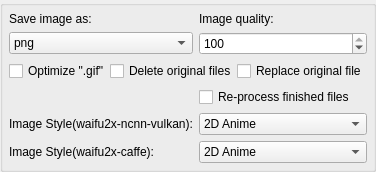
                <widget class="QGroupBox" name="groupBox_2">
                 <property name="sizePolicy">
                  <sizepolicy hsizetype="Preferred" vsizetype="Preferred">
                   <horstretch>0</horstretch>
                   <verstretch>0</verstretch>
                  </sizepolicy>
                 </property>
                 <property name="maximumSize">
                  <size>
                   <width>16777215</width>
                   <height>16777215</height>
                  </size>
                 </property>
                 <property name="title">
                  <string/>
                 </property>
                 <layout class="QGridLayout" name="gridLayout_26">
                  <property name="leftMargin">
                   <number>6</number>
                  </property>
                  <property name="topMargin">
                   <number>6</number>
                  </property>
                  <property name="rightMargin">
                   <number>6</number>
                  </property>
                  <property name="bottomMargin">
                   <number>6</number>
                  </property>
                  <item row="0" column="0">
                   <widget class="QLabel" name="label_20">
                    <property name="text">
                     <string>Save image as:</string>
                    </property>
                   </widget>
                  </item>
                  <item row="1" column="0">
                   <widget class="QComboBox" name="comboBox_ImageSaveFormat">
                    <property name="toolTip">
                     <string>Only takes effect when processing Static Image.

Will NOT take effect when processing Video and GIF.</string>
                    </property>
                    <property name="currentIndex">
                     <number>0</number>
                    </property>
                    <property name="maxVisibleItems">
                     <number>15</number>
                    </property>
                    <item>
                     <property name="text">
                      <string notr="true">png</string>
                     </property>
                    </item>
                    <item>
                     <property name="text">
                      <string notr="true">jpg</string>
                     </property>
                    </item>
                    <item>
                     <property name="text">
                      <string notr="true">webp</string>
                     </property>
                    </item>
                    <item>
                     <property name="text">
                      <string notr="true">bmp</string>
                     </property>
                    </item>
                    <item>
                     <property name="text">
                      <string notr="true">tiff</string>
                     </property>
                    </item>
                    <item>
                     <property name="text">
                      <string notr="true">gif</string>
                     </property>
                    </item>
                    <item>
                     <property name="text">
                      <string notr="true">eps</string>
                     </property>
                    </item>
                    <item>
                     <property name="text">
                      <string notr="true">tga</string>
                     </property>
                    </item>
                    <item>
                     <property name="text">
                      <string notr="true">jp2</string>
                     </property>
                    </item>
                    <item>
                     <property name="text">
                      <string notr="true">svg</string>
                     </property>
                    </item>
                   </widget>
                  </item>
                  <item row="0" column="1">
                   <widget class="QLabel" name="label_63">
                    <property name="sizePolicy">
                     <sizepolicy hsizetype="Preferred" vsizetype="Fixed">
                      <horstretch>0</horstretch>
                      <verstretch>0</verstretch>
                     </sizepolicy>
                    </property>
                    <property name="text">
                     <string>Image quality:</string>
                    </property>
                   </widget>
                  </item>
                  <item row="1" column="1">
                   <widget class="QSpinBox" name="spinBox_ImageQualityLevel">
                    <property name="toolTip">
                     <string>Only takes effect when processing Static Image.</string>
                    </property>
                    <property name="minimum">
                     <number>1</number>
                    </property>
                    <property name="maximum">
                     <number>100</number>
                    </property>
                    <property name="value">
                     <number>100</number>
                    </property>
                   </widget>
                  </item>
                  <item row="2" column="0" colspan="2">
                   <layout class="QHBoxLayout" name="horizontalLayout_9">
                    <property name="spacing">
                     <number>0</number>
                    </property>
                    <property name="sizeConstraint">
                     <enum>QLayout::SetFixedSize</enum>
                    </property>
                    <item>
                     <widget class="QCheckBox" name="checkBox_OptGIF">
                      <property name="sizePolicy">
                       <sizepolicy hsizetype="Preferred" vsizetype="Fixed">
                        <horstretch>0</horstretch>
                        <verstretch>0</verstretch>
                       </sizepolicy>
                      </property>
                      <property name="toolTip">
                       <string>Optimizing the scaled gif will slightly reduce the image quality, but it can reduce the GIF file size.</string>
                      </property>
                      <property name="text">
                       <string>Optimize &quot;.gif&quot;</string>
                      </property>
                     </widget>
                    </item>
                    <item>
                     <widget class="QCheckBox" name="checkBox_DelOriginal">
                      <property name="sizePolicy">
                       <sizepolicy hsizetype="Preferred" vsizetype="Fixed">
                        <horstretch>0</horstretch>
                        <verstretch>0</verstretch>
                       </sizepolicy>
                      </property>
                      <property name="contextMenuPolicy">
                       <enum>Qt::ActionsContextMenu</enum>
                      </property>
                      <property name="toolTip">
                       <string>Delete the original file after processing is complete.
*This option will be deactivated when [Replace original
file] is enabled*
[Right click]</string>
                      </property>
                      <property name="text">
                       <string>Delete original files</string>
                      </property>
                     </widget>
                    </item>
                    <item>
                     <widget class="QCheckBox" name="checkBox_ReplaceOriginalFile">
                      <property name="sizePolicy">
                       <sizepolicy hsizetype="Preferred" vsizetype="Fixed">
                        <horstretch>0</horstretch>
                        <verstretch>0</verstretch>
                       </sizepolicy>
                      </property>
                      <property name="contextMenuPolicy">
                       <enum>Qt::ActionsContextMenu</enum>
                      </property>
                      <property name="toolTip">
                       <string>After processing the file, directly replace
the original file with the result file.(And keep the original file name.)
WARNING: The original file will be DELETED.
*This option will be deactivated when [Output
path] or [Delete original files] is enabled*
[Right click]</string>
                      </property>
                      <property name="text">
                       <string>Replace original file</string>
                      </property>
                     </widget>
                    </item>
                   </layout>
                  </item>
                  <item row="3" column="1">
                   <widget class="QCheckBox" name="checkBox_ReProcFinFiles">
                    <property name="toolTip">
                     <string>When there are finished files in the list, the finished files will
be processed again when the processing process is started again.</string>
                    </property>
                    <property name="text">
                     <string>Re-process finished files</string>
                    </property>
                   </widget>
                  </item>
                  <item row="4" column="0">
                   <widget class="QLabel" name="label_ImageStyle_W2xNCNNVulkan">
                    <property name="maximumSize">
                     <size>
                      <width>16777215</width>
                      <height>16777215</height>
                     </size>
                    </property>
                    <property name="toolTip">
                     <string>Only works when using &quot;waifu2x-ncnn-vulkan&quot; engine.</string>
                    </property>
                    <property name="text">
                     <string>Image Style(waifu2x-ncnn-vulkan):</string>
                    </property>
                    <property name="alignment">
                     <set>Qt::AlignLeading|Qt::AlignLeft|Qt::AlignVCenter</set>
                    </property>
                   </widget>
                  </item>
                  <item row="4" column="1">
                   <widget class="QComboBox" name="comboBox_ImageStyle">
                    <property name="minimumSize">
                     <size>
                      <width>120</width>
                      <height>0</height>
                     </size>
                    </property>
                    <property name="toolTip">
                     <string>Only works when using &quot;waifu2x-ncnn-vulkan&quot; engine.</string>
                    </property>
                    <property name="currentText">
                     <string notr="true">2D Anime</string>
                    </property>
                    <item>
                     <property name="text">
                      <string>2D Anime</string>
                     </property>
                    </item>
                    <item>
                     <property name="text">
                      <string>3D Real-life</string>
                     </property>
                    </item>
                   </widget>
                  </item>
                  <item row="5" column="0">
                   <widget class="QLabel" name="label_ImageStyle_W2xCaffe">
                    <property name="toolTip">
                     <string>Only works when using &quot;waifu2x-caffe&quot; engine.</string>
                    </property>
                    <property name="text">
                     <string>Image Style(waifu2x-caffe):</string>
                    </property>
                   </widget>
                  </item>
                  <item row="5" column="1">
                   <widget class="QComboBox" name="comboBox_ImageStyle_Waifu2xCaffe">
                    <property name="toolTip">
                     <string>Only works when using &quot;waifu2x-caffe&quot; engine.</string>
                    </property>
                    <item>
                     <property name="text">
                      <string>2D Anime</string>
                     </property>
                    </item>
                    <item>
                     <property name="text">
                      <string>3D Real-life</string>
                     </property>
                    </item>
                   </widget>
                  </item>
                 </layout>
                </widget>
